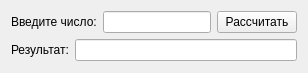
<?xml version="1.0" encoding="UTF-8"?>
<ui version="4.0">
 <class>Form</class>
 <widget class="QWidget" name="Form">
  <property name="geometry">
   <rect>
    <x>0</x>
    <y>0</y>
    <width>308</width>
    <height>73</height>
   </rect>
  </property>
  <property name="sizePolicy">
   <sizepolicy hsizetype="Fixed" vsizetype="Fixed">
    <horstretch>0</horstretch>
    <verstretch>0</verstretch>
   </sizepolicy>
  </property>
  <property name="minimumSize">
   <size>
    <width>308</width>
    <height>73</height>
   </size>
  </property>
  <property name="maximumSize">
   <size>
    <width>319</width>
    <height>73</height>
   </size>
  </property>
  <property name="windowTitle">
   <string>Form</string>
  </property>
  <layout class="QVBoxLayout" name="verticalLayout">
   <item>
    <layout class="QHBoxLayout" name="horizontalLayout">
     <item>
      <widget class="QLabel" name="label">
       <property name="text">
        <string>Введите число:</string>
       </property>
      </widget>
     </item>
     <item>
      <widget class="QLineEdit" name="lineEdit"/>
     </item>
     <item>
      <widget class="QPushButton" name="pushButton">
       <property name="text">
        <string>Рассчитать</string>
       </property>
      </widget>
     </item>
    </layout>
   </item>
   <item>
    <layout class="QHBoxLayout" name="horizontalLayout_2">
     <item>
      <widget class="QLabel" name="label_2">
       <property name="text">
        <string>Результат:</string>
       </property>
      </widget>
     </item>
     <item>
      <widget class="QLineEdit" name="lineEdit_2"/>
     </item>
    </layout>
   </item>
  </layout>
 </widget>
 <resources/>
 <connections/>
</ui>
